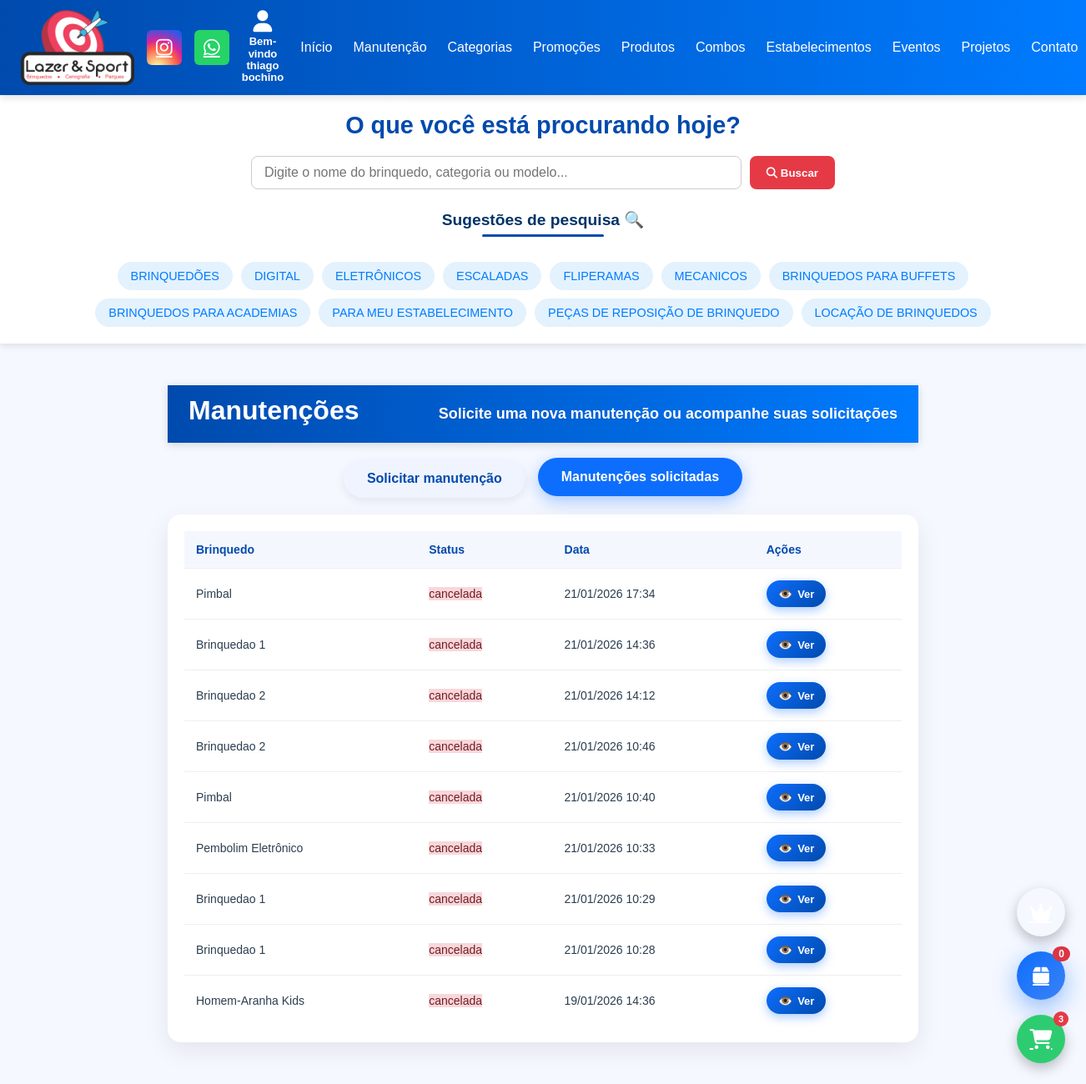
Before: /manutencoes/?tab=lista (signed in) with the older database file.
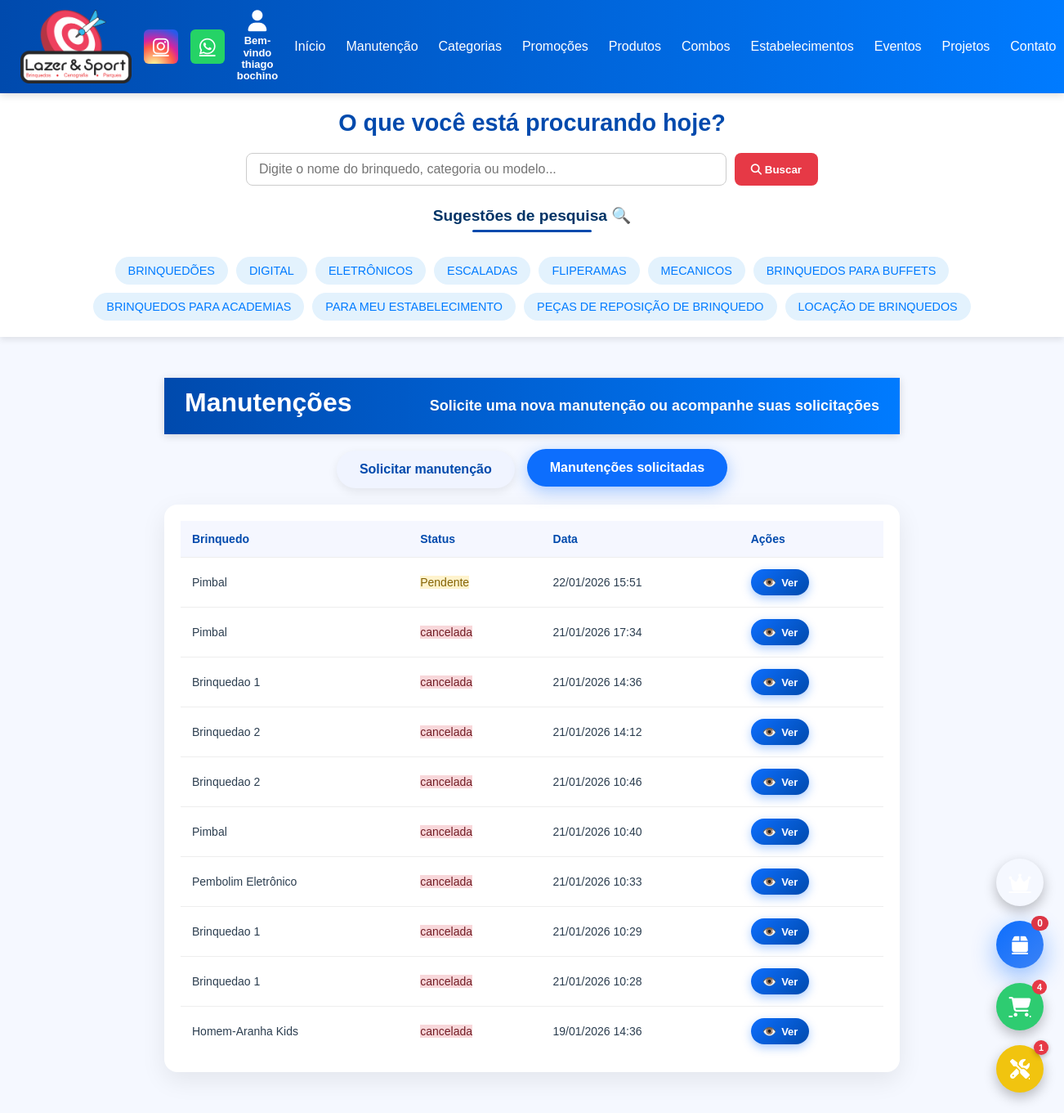
After: the same page with the newer database file.
### core/models.py (models this page shows, shortened)
class Prime(models.Model):
    ativo = models.BooleanField(default=True)
    criacao = models.DateTimeField(auto_now_add=True, null=True)
    atualizado = models.DateTimeField(auto_now=True, null=True)
    class Meta:
        abstract = True

class CategoriasBrinquedos(Prime):
    imagem_categoria = models.ImageField(upload_to='categorias/', null=True, blank=False, unique=True)
    nome_categoria = models.CharField(max_length=150, unique=True)
    class Meta:
        verbose_name = "Categoria de Produto"
        verbose_name_plural = "Categorias de Produtos"

class Estabelecimentos(Prime):
    nome_estabelecimento = models.CharField(max_length=180)
    imagem_estabelecimento = models.ImageField(upload_to='estabelecimentos/', null=True, blank=True)
    class Meta:
        verbose_name = "Estabelecimentos"
        verbose_name_plural = "Estabelecimentos"

class Manutencao(models.Model):
    STATUS_CHOICES = [
        ('P', 'Pendente'),
        ('A', 'Em andamento'),
        ('C', 'Concluída'),
        ('X', 'cancelada'),
    ]
    brinquedo = models.ForeignKey(
        Brinquedos,
        on_delete=models.CASCADE,
        related_name='brinquedo_manutencoes'
    )
    descricao = models.TextField(max_length=999)
    usuario = models.ForeignKey(
        ClientePerfil,
        on_delete=models.CASCADE,
        related_name='manutencoes'
    )
    telefone_contato = models.CharField(
        max_length=20,
        help_text="Telefone para contato",
        null=True
    )
    cep = models.CharField(
        max_length=9,
        help_text="Formato: 00000-000",
        null=True
    )
    endereco = models.CharField(max_length=255, null=True)
    numero = models.CharField(max_length=20, null=True)
    complemento = models.CharField(
        max_length=100,
        blank=True,
        null=True
    )
    bairro = models.CharField(max_length=100, null=True, blank=True)
    cidade = models.CharField(max_length=100, null=True, blank=True)
    estado = models.CharField(max_length=2, null=True, blank=True)
    status = models.CharField(
        max_length=1,
        choices=STATUS_CHOICES,
        default='P'
    )
    criado_em = models.DateTimeField(auto_now_add=True)
    atualizada_em = models.DateTimeField(auto_now=True, null=True)

class Brinquedos(Prime):
    nome_brinquedo = models.CharField(max_length=150)
    imagem_brinquedo = models.ImageField(upload_to='imagens_brinquedos', blank=True, null=True)
    descricao = models.CharField(max_length=999)
    valor_brinquedo = models.DecimalField(max_digits=10, decimal_places=2, null=True, blank=True)
    avaliacao = models.DecimalField(decimal_places=2, max_digits=6)
    categorias_brinquedos = models.ManyToManyField(
        CategoriasBrinquedos,
        related_name='brinquedos'
    )
    tags = models.ManyToManyField(
        TagsBrinquedos,
        related_name='brinquedos_tags'
    )
    estabelecimentos = models.ManyToManyField(
        Estabelecimentos,
        related_name='brinquedos',
        blank=True
    )
    voltz = models.CharField(max_length=10)
    altura_m = models.DecimalField(max_digits=6, decimal_places=2, blank=True, null=True)
    largura_m = models.DecimalField(max_digits=6, decimal_places=2, blank=True, null=True)
    profundidade_m = models.DecimalField(max_digits=6, decimal_places=2, blank=True, null=True)
    def __str__(self):
        return self.nome_brinquedo
    class Meta:
        verbose_name = "Brinquedo"
        verbose_name_plural = "Brinquedos"

### core/views.py (the view, shortened to what this page needs)
class ManutencaoView(View):
    template_name = 'manutencao.html'
    def get_usuario(self, request):
        if not request.user.is_authenticated:
            return None
        perfil, _ = ClientePerfil.objects.get_or_create(user=request.user)
        return perfil
    def get(self, request):
        usuario = self.get_usuario(request)
        tab_ativa = request.GET.get('tab', 'nova')
        form = ManutencaoForm()
        manutencoes = Manutencao.objects.filter(usuario=usuario).order_by('-criado_em')
        brinquedos = Brinquedos.objects.all().order_by('nome_brinquedo')
        return render(request, self.template_name, {
            'form': form,
            'manutencoes': manutencoes,
            'brinquedos': brinquedos,
            'tab_ativa': tab_ativa,
        })

### core/forms.py
class ManutencaoForm(forms.ModelForm):
    class Meta:
        model = Manutencao
        fields = [
            'brinquedo',
            'descricao',
            'telefone_contato',
            'cep',
            'endereco',
            'numero',
            'complemento',
            'bairro',
            'cidade',
            'estado',
        ]
        widgets = {
            'brinquedo': forms.HiddenInput()
        }

### core/context_processors.py (called while the page is built)
def categorias_globais(request):
    return {
        "categorias_header": CategoriasBrinquedos.objects.all().order_by("nome_categoria")
    }

def estabelecimentos_globais(request):
    return {
        "estabelecimentos_globais": Estabelecimentos.objects.all()
    }

def manutencao_notificacao(request):
    if not request.user.is_authenticated:
        return {}
    cliente = request.user.perfil
    manutencoes = Manutencao.objects.filter(usuario=cliente)
    pendentes = manutencoes.filter(status='P').count()
    em_andamento = manutencoes.filter(status='A').count()
    total_abertas = pendentes + em_andamento
    return {
        'manutencao_pendente': pendentes,
        'manutencao_andamento': em_andamento,
        'manutencao_abertas': total_abertas,
        'tem_manutencao': total_abertas > 0
    }

def carrinho_context(request):
    if not request.user.is_authenticated:
        return {
            'carrinho_total_itens': 0,
            'mostrar_float_carrinho': False
        }
    if not hasattr(request.user, 'perfil'):
        return {
            'carrinho_total_itens': 0,
            'mostrar_float_carrinho': False
        }
    cliente = request.user.perfil
    carrinho = Carrinho.objects.filter(cliente=cliente).first()
    if not carrinho:
        return {
            'carrinho_total_itens': 0,
            'mostrar_float_carrinho': False
        }
    total_itens = carrinho.itens.aggregate(
        total=Sum('quantidade')
    )['total'] or 0
    return {
        'carrinho_total_itens': total_itens,
        'mostrar_float_carrinho': total_itens > 0
    }

def pedidos_ativos_context(request):
    if not request.user.is_authenticated:
        return {}
    perfil = getattr(request.user, 'perfil', None)
    if not perfil:
        return {}
    pedidos_ativos = Pedido.objects.filter(
        cliente=perfil
    ).exclude(
        status__in=['cancelado', 'finalizado']
    )
    return {
        'tem_pedidos_ativos': pedidos_ativos.exists(),
        'total_pedidos_ativos': pedidos_ativos.count()
    }

### core/templates/manutencao.html (shortened to what this page needs)
{% extends "base.html" %}
{% load widget_tweaks %}
{% block content %}
{% if user.is_authenticated %}
<header class="manutencao-header" id="cab">
    <h1>Manutenções</h1>
    <p>Solicite uma nova manutenção ou acompanhe suas solicitações</p>
</header>
<div class="manutencao-tabs" id="tab">
    <button class="tab-btn {% if tab_ativa == 'nova' %}active{% endif %}" data-tab="nova">
        Solicitar manutenção
    </button>
    <button class="tab-btn {% if tab_ativa == 'lista' %}active{% endif %}" data-tab="lista">
        Manutenções solicitadas
    </button>
</div>
{% endif %}
{% if user.is_authenticated %}
<section class="tab-content {% if tab_ativa == 'lista' %}active{% endif %}" id="lista">
    <div class="tabela-wrapper">
        <table class="tabela-manutencoes">
            <thead>
                <tr>
                    <th>Brinquedo</th>
                    <th>Status</th>
                    <th>Data</th>
                    <th>Ações</th>
                </tr>
            </thead>
            <tbody>
            {% if manutencoes %}
                {% for manutencao in manutencoes %}
                    <tr>
                        <td>{{ manutencao.brinquedo }}</td>
                        <td><span class="status status-{{ manutencao.status }}">{{ manutencao.get_status_display }}</span></td>
                        <td>{{ manutencao.criado_em|date:"d/m/Y H:i" }}</td>
                        <td>
                            <button
                                class="btn-detalhe"
                                data-id="{{ manutencao.id }}"
                                data-brinquedo="{{ manutencao.brinquedo }}"
                                data-status="{{ manutencao.get_status_display }}"
                                data-descricao="{{ manutencao.descricao }}"
                                data-data="{{ manutencao.criado_em|date:'d/m/Y H:i' }}"
                                data-telefone="{{ manutencao.telefone_contato }}"
                                data-cep="{{ manutencao.cep }}"
                                data-endereco="{{ manutencao.endereco }}"
                                data-bairro="{{ manutencao.bairro }}"
                                data-cidade="{{ manutencao.cidade }}"
                                data-estado="{{ manutencao.estado }}"
                                data-imagens='[
                                   {% for img in manutencao.imagens.all %}
                                       "{{ img.imagem.url }}"{% if not forloop.last %},{% endif %}
                                   {% endfor %}
                               ]'>
                                Ver
                            </button>
                        </td>
                    </tr>
                {% endfor %}
            {% else %}
                <tr><td colspan="4" class="sem-registros">Nenhuma manutenção solicitada.</td></tr>
            {% endif %}
            </tbody>
        </table>
    </div>
</section>
{% endif %}
{% endblock %}

### core/templates/base.html (shortened to what this page needs)
{% load static %}
<!DOCTYPE html>
<html lang="pt-BR">
<head>
    <link rel="stylesheet"
      href="https://cdnjs.cloudflare.com/ajax/libs/font-awesome/6.5.1/css/all.min.css">
</head>
<body>
<header>
  <div class="logo">
    <img src="{% static 'images/logoofi.png' %}" alt="Logo">
  </div>
<div class="social-icons">
    <a href="https://www.instagram.com/lazersportbrinquedos" target="_blank" rel="noopener" title="Instagram" class="instagram">
        <i class="fa-brands fa-instagram"></i>
    </a>
    <a href="https://wa.me/5511960563135" target="_blank" rel="noopener" title="WhatsApp" class="whatsapp">
        <i class="fa-brands fa-whatsapp"></i>
    </a>
</div>
  <div class="user-area">
    {% if user.is_authenticated %}
      <div class="user-dropdown">
        <a class="user-icon">
          <i class="fa-solid fa-user"></i>
          <span>Bem-vindo<br>{{ user.get_full_name }}</span>
        </a>
      </div>
    {% endif %}
  </div>
  <nav id="nav">
    <a href="{% url 'home' %}#inicio">Início</a>
    <a href="{% url 'home' %}#carrosel">Manutenção</a>
    <a href="{% url 'home' %}#categorias-section">Categorias</a>
    <a href="{% url 'home' %}#promocoes-section">Promoções</a>
    <a href="{% url 'home' %}#brinquedos">Produtos</a>
    <a href="{% url 'home' %}#combos-section">Combos</a>
    <a href="{% url 'home' %}#estabelecimentos">Estabelecimentos</a>
    <a href="{% url 'home' %}#eventos">Eventos</a>
    <a href="{% url 'home' %}#projetos">Projetos</a>
    <a href="{% url 'home' %}#contato">Contato</a>
  </nav>
</header>
<section class="search-section">
  <div class="search-container">
    <h2 class="search-title">O que você está procurando hoje?</h2>
    <div class="search-box">
      <input type="text" placeholder="Digite o nome do brinquedo, categoria ou modelo...">
      <button><i class="fas fa-search"></i> Buscar</button>
    </div>
        <div class="search-suggestions">
          <h3>Sugestões de pesquisa 🔍</h3>
          <div class="filter-suggestions">
          {% for categoria in categorias_header %}
            <a href="{% url 'categoria_detalhe' categoria.pk %}#header"
               class="suggestion-tag">
              {{ categoria.nome_categoria|upper }}
            </a>
          {% endfor %}
          {% for est in estabelecimentos_globais|slice:":3" %}
                <a href="{% url 'estabelecimento_brinquedo' est.id %}#brinquedos" class="suggestion-tag">
                    BRINQUEDOS PARA {{ est.nome_estabelecimento|upper }}
                </a>
            {% endfor %}
          <a href="{% url 'estabelecimentos' %}#estabelecimentos" class="suggestion-tag">PARA MEU ESTABELECIMENTO</a>
          <a href="#" class="suggestion-tag">PEÇAS DE REPOSIÇÃO DE BRINQUEDO</a>
          <a href="#" class="suggestion-tag">LOCAÇÃO DE BRINQUEDOS</a>
        </div>
    </div>
  </div>
</section>
<link rel="stylesheet" href="https://cdnjs.cloudflare.com/ajax/libs/font-awesome/6.5.0/css/all.min.css">
<main class="content-section">
  {% block content %}
  {% endblock %}
</main>
<div class="float-stack">
 {% if user.is_authenticated and user.is_staff %}
<a href="/system/"
   id="float-admin-panel"
   class="float-btn float-admin-panel"
   title="Área administrativa">
    <i class="fa-solid fa-crown"></i>
</a>
{% endif %}
    {% if user.is_authenticated %}
    <a href="{% url 'meus_pedidos' %}#pedidos" class="float-btn float-pedidos">
        <i class="fa-solid fa-box"></i>
        <span class="badge">{{ total_pedidos_ativos }}</span>
    </a>
    {% endif %}
    {% if user.is_authenticated and mostrar_float_carrinho %}
    <a href="{% url 'carrinho' %}#bread" class="float-btn float-carrinho">
        <i class="fa-solid fa-cart-shopping"></i>
        <span class="badge">{{ carrinho_total_itens }}</span>
    </a>
    {% endif %}
    {% if user.is_authenticated and tem_manutencao %}
    <a href="{% url 'manutencoes' %}?tab=lista#cab"
       class="float-btn float-manutencao {% if manutencao_andamento > 0 %} andamento {% endif %}">
        <i class="fa-solid fa-screwdriver-wrench"></i>
        <span class="badge">{{ manutencao_abertas }}</span>
    </a>
    {% endif %}
</div>
</body>
</html>

### core/templates/manutencao.html (style rules this page uses)
.manutencao-header, .manutencao-tabs, .tab-content, .breadcrumb { max-width: 900px; margin: 0 auto; }
.manutencao-header { text-align: center; margin-bottom: 20px; position: relative; }
.manutencao-header h1 { font-size: 32px; font-weight: 600; margin-bottom: 8px; }
.manutencao-header p { font-size: 18px; font-weight: 600; color: #fff; line-height: 1.6; text-shadow: 0 1px 2px rgba(0,0,0,0.1); }
.manutencao-tabs { display: flex; justify-content: center; gap: 15px; margin-bottom: 20px; }
.tab-btn { padding: 14px 28px; border: none; background: #f0f4ff; color: #004AAD; border-radius: 35px; cursor: pointer; font-size: 16px; font-weight: 600; transition: all 0.3s ease; box-shadow: 0 4px 12px rgba(0,0,0,0.08); }
.tab-btn.active { background: #0d6efd; color: #fff; box-shadow: 0 6px 20px rgba(13, 110, 253, 0.35); transform: translateY(-2px); }
.tab-content { display: none; margin-top: 10px; }
.tab-content.active { display: block; }
.tabela-wrapper { background: #fff; border-radius: 16px; padding: 20px; box-shadow: 0 10px 30px rgba(0,0,0,0.08); max-width: 900px; margin: 0 auto 30px; }
.tabela-manutencoes { width: 100%; border-collapse: collapse; }
.tabela-manutencoes thead { background: #f5f7ff; }
.tabela-manutencoes th { text-align: left; padding: 14px; font-size: 14px; color: #004AAD; font-weight: 600; }
.tabela-manutencoes td { padding: 14px; border-top: 1px solid #eee; font-size: 14px; }
.btn-detalhe { display: inline-flex; align-items: center; gap: 6px; padding: 8px 14px; border-radius: 20px; background: linear-gradient(135deg, #0d6efd, #004AAD); color: #fff; font-weight: 600; font-size: 13px; border: none; cursor: pointer; transition: all 0.25s ease; box-shadow: 0 4px 12px rgba(13,110,253,0.35); }
.btn-detalhe::before { content: "👁️"; font-size: 14px; }
.status-P { background:#fff3cd; color:#856404; }
.status-X { background:#f8d7da; color:#721c24; }

Changed rows visible on the page:
added Manutencao: brinquedo "Pimbal", status "Pendente", criado_em "22/01/2026 15:51"
Other visible differences:
{{ carrinho_total_itens }}: "3" → "4"
{{ manutencao_abertas }}: (not shown) → "1"
